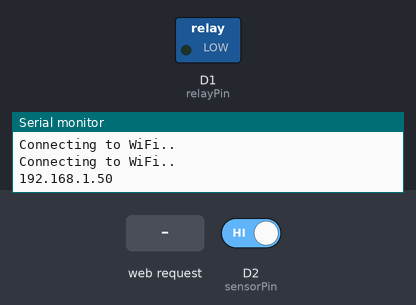
Bench run of a sketch on a simulated ESP8266 (NodeMCU). Shown: switched loads named in the sketch (green lamp = pin HIGH), the last lines printed to the serial monitor. The test bench sets the inputs (shaded band); at power-on: D2 (sensorPin) HIGH. WiFi joins after 1.5 s; servers stay silent unless stated.

Above: at 3.7 s.
3.8 s: HTTP request GET /door received
At 4.2 s:
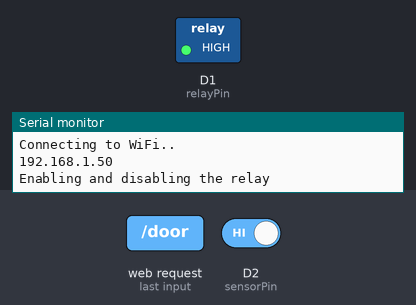
5.8 s: D2 (sensorPin) driven LOW
Timing chart, 0 to 8.8 s (numbered marks = the images above; inputs shaded):
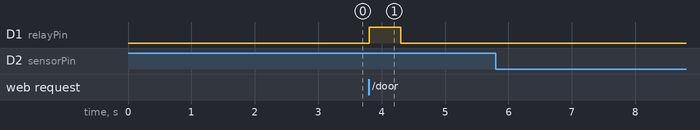

Measured:
- after the input at 3.8 s, D1 (relayPin): LOW → HIGH at once, → LOW 0.50 s later

The sketch:

garage_opener.ino
```cpp
#include <ESP8266WiFi.h>
#include <ESPAsyncTCP.h>
#include <ESPAsyncWebServer.h>
#include <AsyncElegantOTA.h>

// Replace with your network credentials
const char* ssid = "xxxx";
const char* password = "xxxx";

//const char* PARAM_INPUT_1 = "state";

const int relayPin = D1;
const int sensorPin = D2;
const long pressTime = 500;
bool doorOpen;

bool doorShallSwitch = false;


// Create AsyncWebServer object on port 80
AsyncWebServer server(80);

const char index_html[] PROGMEM = R"rawliteral(
<!DOCTYPE HTML><html>
<head>
  <title>Garage Door Opener</title>
  <meta name="viewport" content="width=device-width, initial-scale=1">
  <style>
    html {font-family: Arial; display: inline-block; text-align: center;}
    h2 {font-size: 3.0rem;}
    p {font-size: 3.0rem;}
    body {max-width: 600px; margin:0px auto; padding-bottom: 25px;}
    .switch {position: relative; display: inline-block;}
    .slider {position: absolute; top: 0; left: 0; right: 0; bottom: 0; background-color: #ccc; border-radius: 34px}
    .slider:before {position: absolute; content: ""; height: 52px; width: 52px; left: 8px; bottom: 8px; background-color: #fff; -webkit-transition: .4s; transition: .4s; border-radius: 68px}
    input:checked+.slider {background-color: #2196F3}
    input:checked+.slider:before {-webkit-transform: translateX(52px); -ms-transform: translateX(52px); transform: translateX(52px)}
    #output {width: 300px; height: 100px;}
  </style>
</head>
<body>
  <!---<h2>Garage Door Opener</h2>--->
  %BUTTONPLACEHOLDER%

<script>
function toggleGarageDoor(element) {
  var xhr = new XMLHttpRequest();
  xhr.open("GET", "/door", true);
  xhr.send();
}

setInterval(function ( ) {
  var xhttp = new XMLHttpRequest();
  xhttp.onreadystatechange = function() {
    if (this.readyState == 4 && this.status == 200) {
      var inputChecked;
      var outputStateM;
      var buttonText;
      if( this.responseText == 1){
        inputChecked = "#00FF00";
        buttonText = "CLOSE";
        outputStateM = "OPEN";
      }
      else {
        inputChecked = "#FF0000";
        buttonText = "OPEN";
        outputStateM = "CLOSED";
      }
      document.getElementById("output").style.backgroundColor = inputChecked
      document.getElementById("output").value= buttonText;
      document.getElementById("outputState").innerHTML = outputStateM;
    }
  };
  xhttp.open("GET", "/state", true);
  xhttp.send();
}, 1000 ) ;
</script>
</body>
</html>
)rawliteral";

// Replaces placeholder with button section in your web page
String processor(const String& var){
  //Serial.println(var);
  if(var == "BUTTONPLACEHOLDER"){
    String buttons ="";
    String buttonString = doorStateButtonString();
    buttons+= "<h2>Garage Door is <span id=\"outputState\"></span></h2><label class=\"switch\"><button id=\"output\" onclick=\"toggleGarageDoor(this)\">" + buttonString +"</button>";  /*<input type=\"checkbox\" onchange=\"toggleCheckbox(this)\" id=\"output\" " + doorState + "><span class=\"slider\"></span></label>";*/
    return buttons;
  }
  return String();
}

String doorStateButtonString(){
  if(doorOpen){
    return "CLOSE";
  }
  else {
    return "OPEN";
  }
}

void setup(){
  // Serial port for debugging purposes
  Serial.begin(115200);

  switchGarageDoor();

  pinMode(relayPin, OUTPUT);
  pinMode(sensorPin, INPUT_PULLUP);
  doorOpen = digitalRead(sensorPin);

  // Connect to Wi-Fi
  WiFi.begin(ssid, password);
  while (WiFi.status() != WL_CONNECTED) {
    delay(1000);
    Serial.println("Connecting to WiFi..");
  }

  attachInterrupt(digitalPinToInterrupt(sensorPin), changeDoorStatus, CHANGE);

  // Print ESP Local IP Address
  Serial.println(WiFi.localIP());

  // Route for root / web page
  server.on("/", HTTP_GET, [](AsyncWebServerRequest *request){
    request->send_P(200, "text/html", index_html, processor);
  });

  server.on("/door", HTTP_GET, [] (AsyncWebServerRequest *request) {
    doorShallSwitch = true;
    request->send(200, "text/plain", "OK");
  });

  server.on("/state", HTTP_GET, [] (AsyncWebServerRequest *request) {
    request->send(200, "text/plain", String(doorOpen).c_str());
  });


  server.on("/restart", HTTP_GET, [](AsyncWebServerRequest *request)
  {
    request->send(200, "text/json", "{\"result\": \"success\"}");
    ESP.restart();
  });

  AsyncElegantOTA.begin(&server);
  server.begin();
}


ICACHE_RAM_ATTR void changeDoorStatus() {
  doorOpen = digitalRead(sensorPin);

  Serial.print("State changed to:");
  Serial.println(doorOpen);
}

void switchGarageDoor() {
  Serial.println("Enabling and disabling the relay");
  digitalWrite(relayPin, HIGH); // turn on relay with voltage HIGH
  delay(pressTime);             // pause
  digitalWrite(relayPin, LOW);  // turn off relay with voltage LOW
}

void loop() {
  if(doorShallSwitch) {
    switchGarageDoor();
    doorShallSwitch = false;
  }
}
```
